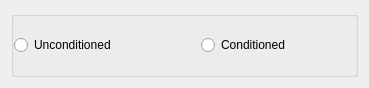
<?xml version="1.0" encoding="UTF-8"?>
<ui version="4.0">
 <class>InputISOSynTab</class>
 <widget class="QewExtensibleDialog" name="InputISOSynTab">
  <property name="geometry">
   <rect>
    <x>0</x>
    <y>0</y>
    <width>369</width>
    <height>88</height>
   </rect>
  </property>
  <property name="caption" stdset="0">
   <string>Edit ISO input</string>
  </property>
  <layout class="QVBoxLayout">
   <item>
    <widget class="QGroupBox" name="stimGroupBox">
     <layout class="QVBoxLayout">
      <property name="spacing">
       <number>12</number>
      </property>
      <property name="leftMargin">
       <number>0</number>
      </property>
      <property name="topMargin">
       <number>0</number>
      </property>
      <property name="rightMargin">
       <number>0</number>
      </property>
      <property name="bottomMargin">
       <number>0</number>
      </property>
      <item>
       <layout class="QHBoxLayout">
        <property name="spacing">
         <number>32</number>
        </property>
        <property name="leftMargin">
         <number>0</number>
        </property>
        <property name="topMargin">
         <number>0</number>
        </property>
        <property name="rightMargin">
         <number>0</number>
        </property>
        <property name="bottomMargin">
         <number>0</number>
        </property>
        <item>
         <widget class="QRadioButton" name="radioButtonU">
          <property name="text">
           <string>Unconditioned</string>
          </property>
         </widget>
        </item>
        <item>
         <widget class="QRadioButton" name="radioButtonC">
          <property name="text">
           <string>Conditioned</string>
          </property>
         </widget>
        </item>
       </layout>
      </item>
     </layout>
    </widget>
   </item>
  </layout>
 </widget>
 <layoutdefault spacing="6" margin="11"/>
 
 <customwidgets>
  <customwidget>
   <class>QewExtensibleDialog</class>
   <extends>QDialog</extends>
   <header>qewextensibledialog.h</header>
   <container>1</container>
  </customwidget>
 </customwidgets>
 <includes>
  <include location="local">/usr/include/qew5/qewextensibledialog.h</include>
 </includes>
 <resources/>
 <connections/>
</ui>
